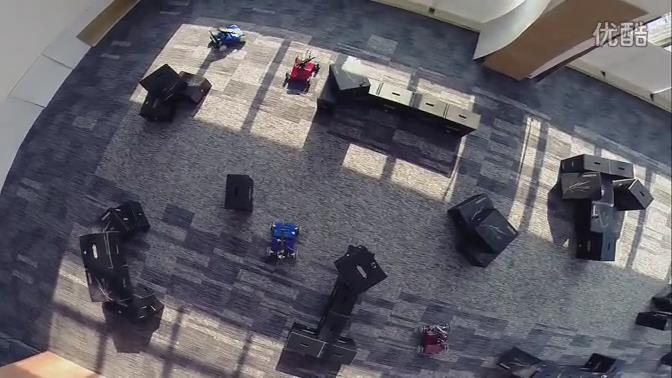
//> input picture robomaster_test1 - 培训/robomaster_test1/fs1.jpg, 672 x 378 px
$ ./RB_test1   (built with g++ and OpenCV 4)
//> lines starting //> are read from the running program, lines starting //| are printed output that depends on the picture; after the words box and inside, x2 and y2 are one past the last pixel; in counts of white or black regions, pixels touching at a corner belong together
/*------------------------------------------------------------------------------------------*\
   使用图像HSV颜色空间的色调H，用反投影法和camshift法来查找目标物体
\*------------------------------------------------------------------------------------------*/
#include <iostream>
#include <vector>

#include <opencv2\core\core.hpp>
#include <opencv2\highgui\highgui.hpp>
#include <opencv2\imgproc\imgproc.hpp>
#include <opencv2\video\tracking.hpp>

#include "objectFinder.h"
#include "colorhistogram.h"

using namespace std;
using namespace cv;

int minSat=115;	//回调函数参数——饱和度阈值
Mat colorhist;	//回调函数参数——颜色直方图
Mat imageROI;	//回调函数参数——样本图像中提取的目标区域

bool paused = false; //判断是否为暂停状态
bool selectObject = false;//代表是否在用鼠标选要跟踪的初始目标，true表示正在用鼠标选择
Point origin;//用于保存鼠标选择第一次单击时点的位置
Rect selection;//用于保存鼠标选择的矩形框
Mat frame;//最终的视频图片

///鼠标回调函数
void onMouse( int event, int x, int y, int, void* )
{
    if( selectObject )//只有当鼠标左键按下去时才有效，然后通过if里面代码就可以确定所选择的矩形区域selection了
    {
        selection.x = MIN(x, origin.x);//矩形左上角顶点坐标
        selection.y = MIN(y, origin.y);
        selection.width = std::abs(x - origin.x);//矩形宽
        selection.height = std::abs(y - origin.y);//矩形高

        selection &= Rect(0, 0, frame.cols, frame.rows);//用于确保所选的矩形区域在图片范围内
    }

    switch( event )
    {
    case CV_EVENT_LBUTTONDOWN:
        origin = Point(x,y);
        selection = Rect(x,y,0,0);//鼠标刚按下去时初始化了一个矩形区域
        selectObject = true;
        break;
    case CV_EVENT_LBUTTONUP:
        selectObject = false;
		paused = false;
        break;
    }
}

///求取颜色直方图的回调函数
void on_colorhist(int,void*)
{
	//创建对象hc用来求取颜色直方图colorhist
	ColorHistogram hc;
	//计算颜色直方图colorhist
	colorhist= hc.getHueHistogram(imageROI,minSat);
}

int main()
{

	///读入图像，获取ROI*****************************************************************/
	Mat image;

	image= imread("fs1.jpg");
//> image is the input picture: 378 rows x 672 cols, CV_8UC3; mean B, G, R 102.6, 94.7, 97
	if (!image.data){cout<<"error";return -1;};

	//定义ROI区域，并且用矩形框出来
	imageROI= image(Rect(268,223,30,35));
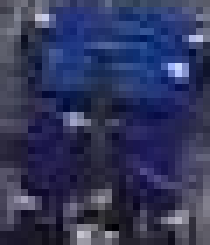
//> imageROI: 35 rows x 30 cols, CV_8UC3 (shown 7 times larger); mean B, G, R 91.2, 54.6, 49.7
	rectangle(image, Rect(268,223,30,35),Scalar(255,255,255));
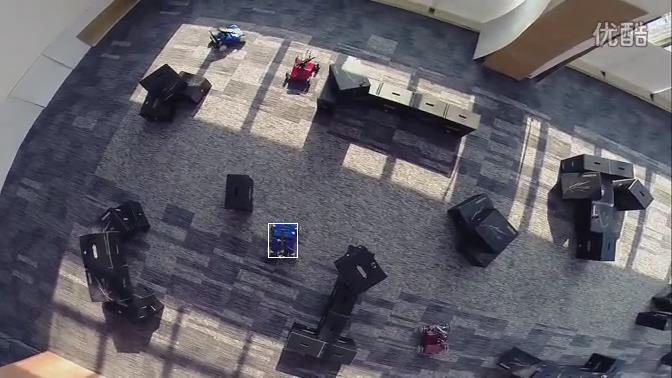
//> image: 378 rows x 672 cols, CV_8UC3; 126 pixels changed, all inside (x1, y1, x2, y2) = (268, 223, 298, 258)

	//显示图像
	namedWindow("Image");
	imshow("Image",image);
	///**********************************************************************************/


	///创建滑动条，可以调整饱和度阈值****************************************************/
	namedWindow("track");
	setMouseCallback( "track", onMouse, 0 );//鼠标消息响应机制
	createTrackbar( "minSat", "track", &minSat, 255, on_colorhist );//最后一个参数为0代表没有调用滑动拖动的响应函数
	///启用默认值，得到初始colorhist
//> (the run ends here: the program needs code that is not available in this run, at `ColorHistogram hc;`)
